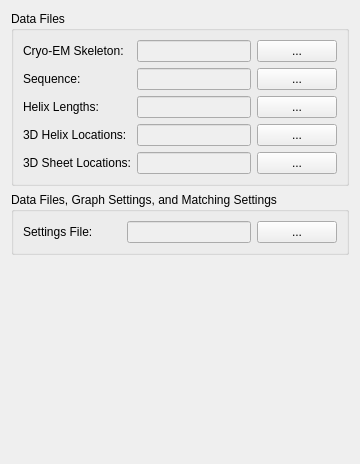
      <widget class="QWidget" name="tabDataSources">
       <attribute name="title">
        <string>Data Sources</string>
       </attribute>
       <layout class="QVBoxLayout" name="verticalLayout">
        <item>
         <widget class="QGroupBox" name="groupBox_7">
          <property name="title">
           <string>Data Files</string>
          </property>
          <layout class="QGridLayout" name="gridLayout_2">
           <item row="0" column="0">
            <layout class="QGridLayout" name="gridLayout">
             <item row="0" column="0">
              <widget class="QLabel" name="label_3">
               <property name="text">
                <string>Cryo-EM Skeleton:</string>
               </property>
              </widget>
             </item>
             <item row="0" column="1">
              <widget class="QLineEdit" name="lineEditSkeletonFile">
               <property name="enabled">
                <bool>false</bool>
               </property>
               <property name="sizePolicy">
                <sizepolicy hsizetype="Expanding" vsizetype="Fixed">
                 <horstretch>0</horstretch>
                 <verstretch>0</verstretch>
                </sizepolicy>
               </property>
              </widget>
             </item>
             <item row="0" column="2">
              <widget class="QPushButton" name="pushButtonGetSkeletonFile">
               <property name="text">
                <string>...</string>
               </property>
              </widget>
             </item>
             <item row="1" column="0">
              <widget class="QLabel" name="label_4">
               <property name="lineWidth">
                <number>0</number>
               </property>
               <property name="text">
                <string>Sequence:</string>
               </property>
              </widget>
             </item>
             <item row="1" column="1">
              <widget class="QLineEdit" name="lineEditSequenceFile">
               <property name="enabled">
                <bool>false</bool>
               </property>
              </widget>
             </item>
             <item row="1" column="2">
              <widget class="QPushButton" name="pushButtonGetSequenceFile">
               <property name="text">
                <string>...</string>
               </property>
              </widget>
             </item>
             <item row="2" column="0">
              <widget class="QLabel" name="label">
               <property name="text">
                <string>Helix Lengths:</string>
               </property>
              </widget>
             </item>
             <item row="2" column="1">
              <widget class="QLineEdit" name="lineEditHelixLengthFile">
               <property name="enabled">
                <bool>false</bool>
               </property>
              </widget>
             </item>
             <item row="2" column="2">
              <widget class="QPushButton" name="pushButtonGetHelixLengthFile">
               <property name="sizePolicy">
                <sizepolicy hsizetype="Minimum" vsizetype="Fixed">
                 <horstretch>0</horstretch>
                 <verstretch>0</verstretch>
                </sizepolicy>
               </property>
               <property name="text">
                <string>...</string>
               </property>
              </widget>
             </item>
             <item row="3" column="0">
              <widget class="QLabel" name="label_2">
               <property name="text">
                <string>3D Helix Locations:</string>
               </property>
              </widget>
             </item>
             <item row="3" column="1">
              <widget class="QLineEdit" name="lineEditHelixLocationFile">
               <property name="enabled">
                <bool>false</bool>
               </property>
              </widget>
             </item>
             <item row="3" column="2">
              <widget class="QPushButton" name="pushButtonGetHelixLocationFile">
               <property name="text">
                <string>...</string>
               </property>
              </widget>
             </item>
             <item row="4" column="0">
              <widget class="QLabel" name="label_5">
               <property name="text">
                <string>3D Sheet Locations:</string>
               </property>
              </widget>
             </item>
             <item row="4" column="1">
              <widget class="QLineEdit" name="lineEditSheetLocationFile">
               <property name="enabled">
                <bool>false</bool>
               </property>
              </widget>
             </item>
             <item row="4" column="2">
              <widget class="QPushButton" name="pushButtonGetSheetLocationFile">
               <property name="text">
                <string>...</string>
               </property>
              </widget>
             </item>
            </layout>
           </item>
          </layout>
         </widget>
        </item>
        <item>
         <widget class="QGroupBox" name="groupBox_8">
          <property name="title">
           <string>Data Files, Graph Settings, and Matching Settings</string>
          </property>
          <layout class="QGridLayout" name="gridLayout_6">
           <item row="0" column="0">
            <widget class="QLabel" name="label_20">
             <property name="minimumSize">
              <size>
               <width>98</width>
               <height>0</height>
              </size>
             </property>
             <property name="lineWidth">
              <number>0</number>
             </property>
             <property name="text">
              <string>Settings File:</string>
             </property>
            </widget>
           </item>
           <item row="0" column="1">
            <widget class="QLineEdit" name="lineEditSettingsFile">
             <property name="enabled">
              <bool>false</bool>
             </property>
             <property name="text">
              <string/>
             </property>
            </widget>
           </item>
           <item row="0" column="2">
            <widget class="QPushButton" name="pushButtonGetSettingsFile">
             <property name="text">
              <string>...</string>
             </property>
            </widget>
           </item>
          </layout>
         </widget>
        </item>
        <item>
         <spacer name="verticalSpacer_2">
          <property name="orientation">
           <enum>Qt::Vertical</enum>
          </property>
          <property name="sizeHint" stdset="0">
           <size>
            <width>338</width>
            <height>198</height>
           </size>
          </property>
         </spacer>
        </item>
       </layout>
      </widget>
